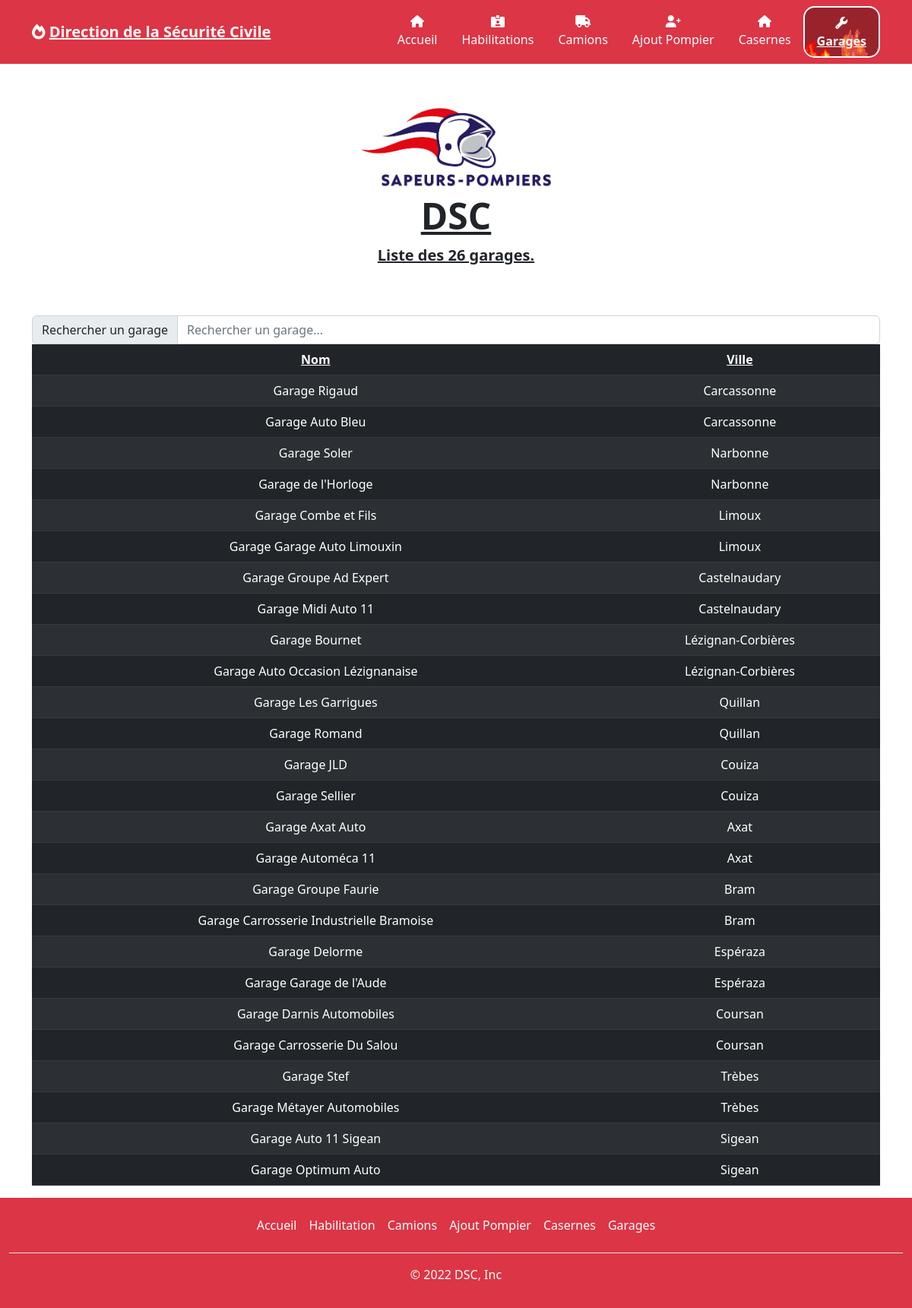
Screenshot of /listeGarages.php with the database file from the repository.
### tables this page shows
CREATE TABLE `garage` (
  `idGarage` int(11) NOT NULL,
  `nomGarage` varchar(75) NOT NULL,
  `villeGarage` int(8) NOT NULL,
  `addrGarage` varchar(120) NOT NULL
);

CREATE TABLE `villes_france` (
  `ville_id` int(8) NOT NULL,
  `nom` varchar(45) NOT NULL
);

### listeGarages.php (the view, shortened to what this page needs)
<?php
    include_once("./includes/connection.inc.php");
    $db->setAttribute(PDO::ATTR_ERRMODE, PDO::ERRMODE_EXCEPTION);
    $req = $db->prepare("SELECT * FROM garage,villes_france WHERE garage.villeGarage = villes_france.ville_id");
    try {
        $req->execute();
        $resultGarage = $req->fetchAll(PDO::FETCH_ASSOC);
        $rowGarage = $req->rowCount();
    } catch(PDOException $e) {
        echo $e->getMessage();
    }
    include_once("./includes/header.inc.php");
    echo generationEntete("DSC", "Liste des ".$rowGarage." garages.");
?>
    <div class="container mt-5">
        <div class="input-group">
            <span class="input-group-text">Rechercher un garage</span>
            <input type="search" class="form-control" id="myInput" onkeyup="searchShortcut()" placeholder="Rechercher un garage...">
        </div>
        <table class="table table-dark table-striped text-center">
            <thead>
                <tr>
                <th scope="col" class="text-decoration-underline">Nom</th>
                <th scope="col" class="text-decoration-underline">Ville</th>
                </tr>
            </thead>
            <tbody id="racourci-container">
                <?php foreach($resultGarage as $row) { ?>
                    <tr class='racourci'>
                        <td class='racourci-title'><?=ucfirst($row["nomGarage"])?></td>
                        <td class='racourci-title'><?=ucfirst($row["nom"])?></td>
                    </tr>
                <?php } ?>
            </tbody>
        </table>
    </div>
<?php
    include_once("./includes/footer.inc.php");
?>

### styles/style.css (style rules this page uses)
*, body { box-sizing: border-box; }

### rows the page displays
garage: nomGarage "Garage Rigaud", villeGarage.nom "Carcassonne"
garage: nomGarage "Garage Auto Bleu", villeGarage.nom "Carcassonne"
garage: nomGarage "Garage Soler", villeGarage.nom "Narbonne"
garage: nomGarage "Garage de l'Horloge", villeGarage.nom "Narbonne"
garage: nomGarage "Garage Combe et Fils", villeGarage.nom "Limoux"
garage: nomGarage "Garage Garage Auto Limouxin", villeGarage.nom "Limoux"
garage: nomGarage "Garage Groupe Ad Expert", villeGarage.nom "Castelnaudary"
garage: nomGarage "Garage Midi Auto 11", villeGarage.nom "Castelnaudary"
garage: nomGarage "Garage Bournet", villeGarage.nom "Lézignan-Corbières"
garage: nomGarage "Garage Auto Occasion Lézignanaise", villeGarage.nom "Lézignan-Corbières"
garage: nomGarage "Garage Les Garrigues", villeGarage.nom "Quillan"
garage: nomGarage "Garage Romand", villeGarage.nom "Quillan"
garage: nomGarage "Garage JLD", villeGarage.nom "Couiza"
garage: nomGarage "Garage Sellier", villeGarage.nom "Couiza"
garage: nomGarage "Garage Axat Auto", villeGarage.nom "Axat"
garage: nomGarage "Garage Automéca 11", villeGarage.nom "Axat"
garage: nomGarage "Garage Groupe Faurie", villeGarage.nom "Bram"
garage: nomGarage "Garage Carrosserie Industrielle Bramoise", villeGarage.nom "Bram"
garage: nomGarage "Garage Delorme", villeGarage.nom "Espéraza"
garage: nomGarage "Garage Garage de l'Aude", villeGarage.nom "Espéraza"
garage: nomGarage "Garage Darnis Automobiles", villeGarage.nom "Coursan"
garage: nomGarage "Garage Carrosserie Du Salou", villeGarage.nom "Coursan"
garage: nomGarage "Garage Stef", villeGarage.nom "Trèbes"
garage: nomGarage "Garage Métayer Automobiles", villeGarage.nom "Trèbes"
garage: nomGarage "Garage Auto 11 Sigean", villeGarage.nom "Sigean"
garage: nomGarage "Garage Optimum Auto", villeGarage.nom "Sigean"

### other values shown
$titre "DSC"
$sous_titre "Liste des 26 garages."
